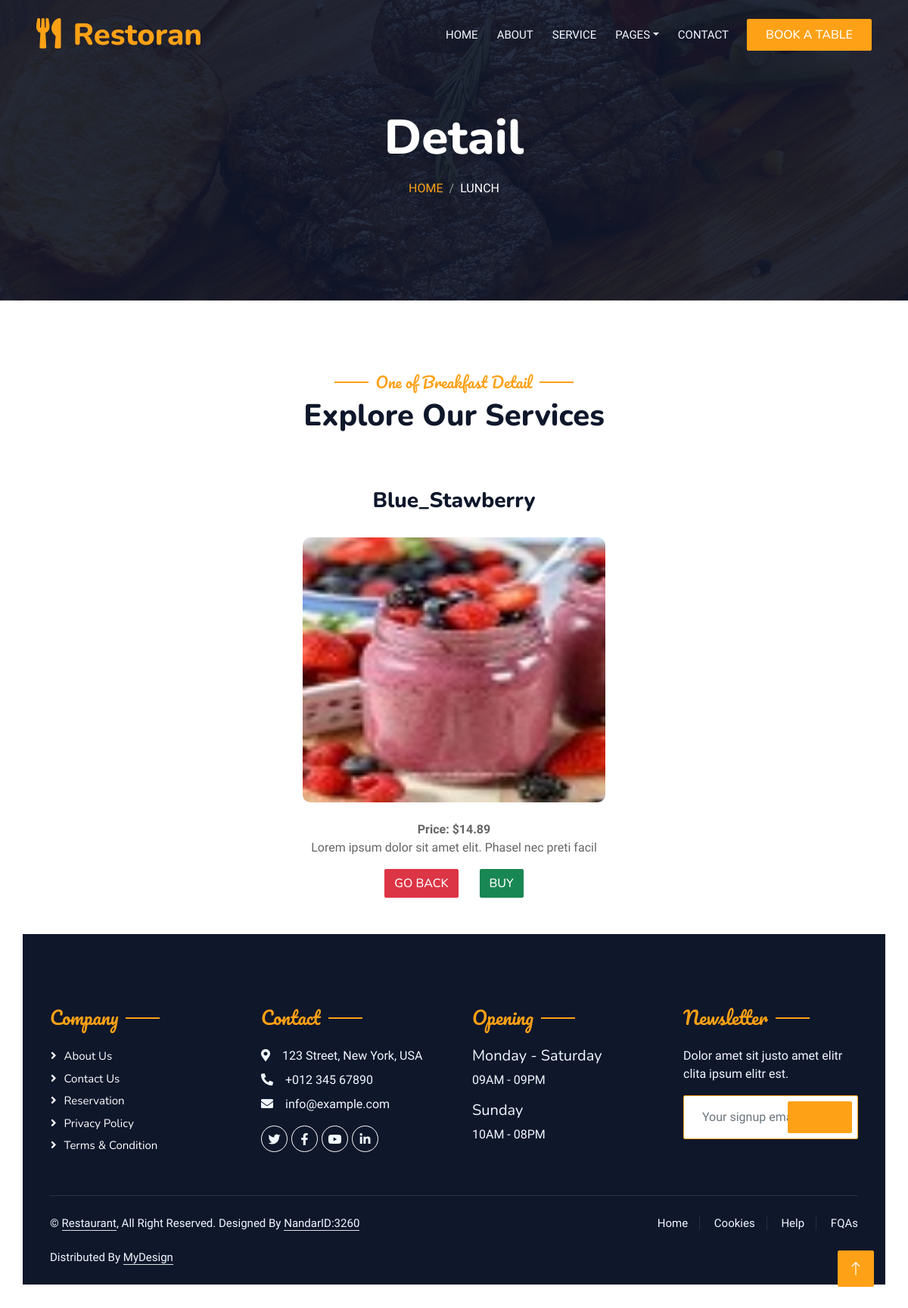
Screenshot of /detailLh.php?pro_id=2 with the database file from the repository.
### tables this page shows
CREATE TABLE IF NOT EXISTS `lunch` (
  `p_id` int(255) NOT NULL AUTO_INCREMENT,
  `p_brands` varchar(20) NOT NULL,
  `p_model` varchar(20) NOT NULL,
  `p_price` varchar(20) NOT NULL,
  `p_image` varchar(11) NOT NULL,
  `p_desc` varchar(40000) NOT NULL,
  PRIMARY KEY (`p_id`)
);

### detailLh.php (the view, shortened to what this page needs)
<?php
	include("admin/function.php");
?>
<?php
include("vivi/head.php"); ?>
			<div class="container-xxl py-5 bg-dark hero-header mb-5">
                <div class="container text-center my-5 pt-5 pb-4">
                    <h1 class="display-3 text-white mb-3 animated slideInDown">Detail</h1>
                    <nav aria-label="breadcrumb">
                        <ol class="breadcrumb justify-content-center text-uppercase">
                            <li class="breadcrumb-item"><a href="mlunch.php">Home</a></li>
                            <li class="breadcrumb-item text-white active" aria-current="page">Lunch</li>
                        </ol>
                    </nav>
                </div>
            </div>
        </div>
        <div class="container-xxl py-5">
            <div class="container">
                <div class="text-center wow fadeInUp" data-wow-delay="0.1s">
					<h5 class="section-title ff-secondary text-center text-primary fw-normal">One of Breakfast Detail</h5>
                    <h1 class="mb-5">Explore Our Services</h1>
                </div>
                <div class="row g-4">
                <?php
			    if(isset($_GET['pro_id']))
			    {
				$product_id = $_GET['pro_id'];
				$get_pro = "SELECT * FROM lunch WHERE p_id='$product_id'";
				$run_pro = mysqli_query($con,$get_pro);
				while($row_pro = mysqli_fetch_array($run_pro))
				{
					$pro_id = $row_pro['p_id'];
					$pro_model = $row_pro['p_model'];
					$pro_price = $row_pro['p_price'];
					$pro_image = $row_pro['p_image'];
					$pro_desc = $row_pro['p_desc'];
					echo "
					<div class='article'><br>
						<center><h3>$pro_model</h3></center><br>
						<center><img style='border-radius:10px;' src='admin/product_images/$pro_image' width='400px' height='350px'></center><br>
						<center><b> Price: $pro_price </b><br>
						<p>$pro_desc</p>
						<a class='btn btn-danger' href='mlunch.php'> Go Back </a> &nbsp; &nbsp; &nbsp;
						<a class='btn btn-success' href='loginLh.php?buy_pro=$pro_id'> Buy </a></center>
					</div><br><br>
					";
				  echo '<div class="container-fluid bg-dark text-light footer pt-5 mt-5 wow fadeIn" data-wow-delay="0.1s">
            				<div class="container py-5">
                				<div class="row g-5">
                    				<div class="col-lg-3 col-md-6">
                        <h4 class="section-title ff-secondary text-start text-primary fw-normal mb-4">Company</h4>
                        <a class="btn btn-link" href="">About Us</a>
                        <a class="btn btn-link" href="">Contact Us</a>
                        <a class="btn btn-link" href="">Reservation</a>
                        <a class="btn btn-link" href="">Privacy Policy</a>
                        <a class="btn btn-link" href="">Terms & Condition</a>
                    				</div>
                    				<div class="col-lg-3 col-md-6">
                        <h4 class="section-title ff-secondary text-start text-primary fw-normal mb-4">Contact</h4>
                        <p class="mb-2"><i class="fa fa-map-marker-alt me-3"></i>123 Street, New York, USA</p>
                        <p class="mb-2"><i class="fa fa-phone-alt me-3"></i>+012 345 67890</p>
                        <p class="mb-2"><i class="fa fa-envelope me-3"></i>info@example.com</p>
                        				<div class="d-flex pt-2">
                            <a class="btn btn-outline-light btn-social" href=""><i class="fab fa-twitter"></i></a>
                            <a class="btn btn-outline-light btn-social" href=""><i class="fab fa-facebook-f"></i></a>
                            <a class="btn btn-outline-light btn-social" href=""><i class="fab fa-youtube"></i></a>
                            <a class="btn btn-outline-light btn-social" href=""><i class="fab fa-linkedin-in"></i></a>
                        				</div>
                    				</div>
                    				<div class="col-lg-3 col-md-6">
                        <h4 class="section-title ff-secondary text-start text-primary fw-normal mb-4">Opening</h4>
                        <h5 class="text-light fw-normal">Monday - Saturday</h5>
                        <p>09AM - 09PM</p>
                        <h5 class="text-light fw-normal">Sunday</h5>
                        <p>10AM - 08PM</p>
                    				</div>
                    				<div class="col-lg-3 col-md-6">
                        <h4 class="section-title ff-secondary text-start text-primary fw-normal mb-4">Newsletter</h4>
                        <p>Dolor amet sit justo amet elitr clita ipsum elitr est.</p>
                        				<div class="position-relative mx-auto" style="max-width: 400px;">
                            <input href="signup.php" class="form-control border-primary w-100 py-3 ps-4 pe-5" type="text" placeholder="Your signup email">
                             <p type="button" class="btn btn-primary py-2 position-absolute top-0 end-0 mt-2 me-2"><a href="signup.php">SignUp</a></p>
                        				</div>
                    				</div>
                				</div>
            				</div>
            				<div class="container">
                				<div class="copyright">
                    				<div class="row">
                        				<div class="col-md-6 text-center text-md-start mb-3 mb-md-0">
                            &copy; <a class="border-bottom" href="#">Restaurant</a>, All Right Reserved.
                            Designed By <a class="border-bottom" href="https://NandarID:3260.com">NandarID:3260</a><br><br>
                            Distributed By <a class="border-bottom" href="https://NandarID:3260.com" target="_blank">MyDesign</a>
                        				</div>
                        				<div class="col-md-6 text-center text-md-end">
                            				<div class="footer-menu">
                                <a href="">Home</a>
                                <a href="">Cookies</a>
                                <a href="">Help</a>
                                <a href="">FQAs</a>
                            				</div>
                        				</div>
                    				</div>
                				</div>
            				</div>
        				</div>';}} ?>
				</div>
            </div>
        </div>
    </div>
        <a href="#" class="btn btn-lg btn-primary btn-lg-square back-to-top"><i class="bi bi-arrow-up"></i></a>
</body>
</html>

### css/style.css (style rules this page uses)
:root { --primary: #FEA116; --light: #F1F8FF; --dark: #0F172B; }
.ff-secondary { font-family: 'Pacifico', cursive; }
.back-to-top { position: fixed; display: none; right: 45px; bottom: 45px; z-index: 99; }
.btn { font-family: 'Nunito', sans-serif; font-weight: 500; text-transform: uppercase; transition: .5s; }
.btn.btn-primary, .btn.btn-secondary { color: #FFFFFF; }
.btn-lg-square { width: 48px; height: 48px; }
.btn-square, .btn-sm-square, .btn-lg-square { padding: 0; display: flex; align-items: center; justify-content: center; font-weight: normal; border-radius: 2px; }
.hero-header { background: linear-gradient(rgba(15, 23, 43, .9), rgba(15, 23, 43, .9)), url(../img/bg-hero.jpg); background-position: center center; background-repeat: no-repeat; background-size: cover; }
.breadcrumb-item + .breadcrumb-item::before { color: rgba(255, 255, 255, .5); }
.section-title { position: relative; display: inline-block; }
.section-title::before { position: absolute; content: ""; width: 45px; height: 2px; top: 50%; left: -55px; margin-top: -1px; background: var(--primary); }
.section-title::after { position: absolute; content: ""; width: 45px; height: 2px; top: 50%; right: -55px; margin-top: -1px; background: var(--primary); }
.section-title.text-start::before, .section-title.text-end::after { display: none; }
.footer .btn.btn-social { margin-right: 5px; width: 35px; height: 35px; display: flex; align-items: center; justify-content: center; color: var(--light); border: 1px solid #FFFFFF; border-radius: 35px; transition: .3s; }
.footer .btn.btn-link { display: block; margin-bottom: 5px; padding: 0; text-align: left; color: #FFFFFF; font-size: 15px; font-weight: normal; text-transform: capitalize; transition: .3s; }
.footer .btn.btn-link::before { position: relative; content: "\f105"; font-family: "Font Awesome 5 Free"; font-weight: 900; margin-right: 10px; }
.footer .copyright { padding: 25px 0; font-size: 15px; border-top: 1px solid rgba(256, 256, 256, .1); }
.footer .copyright a { color: var(--light); }
.footer .footer-menu a { margin-right: 15px; padding-right: 15px; border-right: 1px solid rgba(255, 255, 255, .1); }
.footer .footer-menu a:last-child { margin-right: 0; padding-right: 0; border-right: none; }

### rows the page displays
lunch: p_model "Blue_Stawberry", p_image (picture), p_price "$14.89", p_desc "Lorem ipsum dolor sit amet elit. Phasel nec preti facil"
